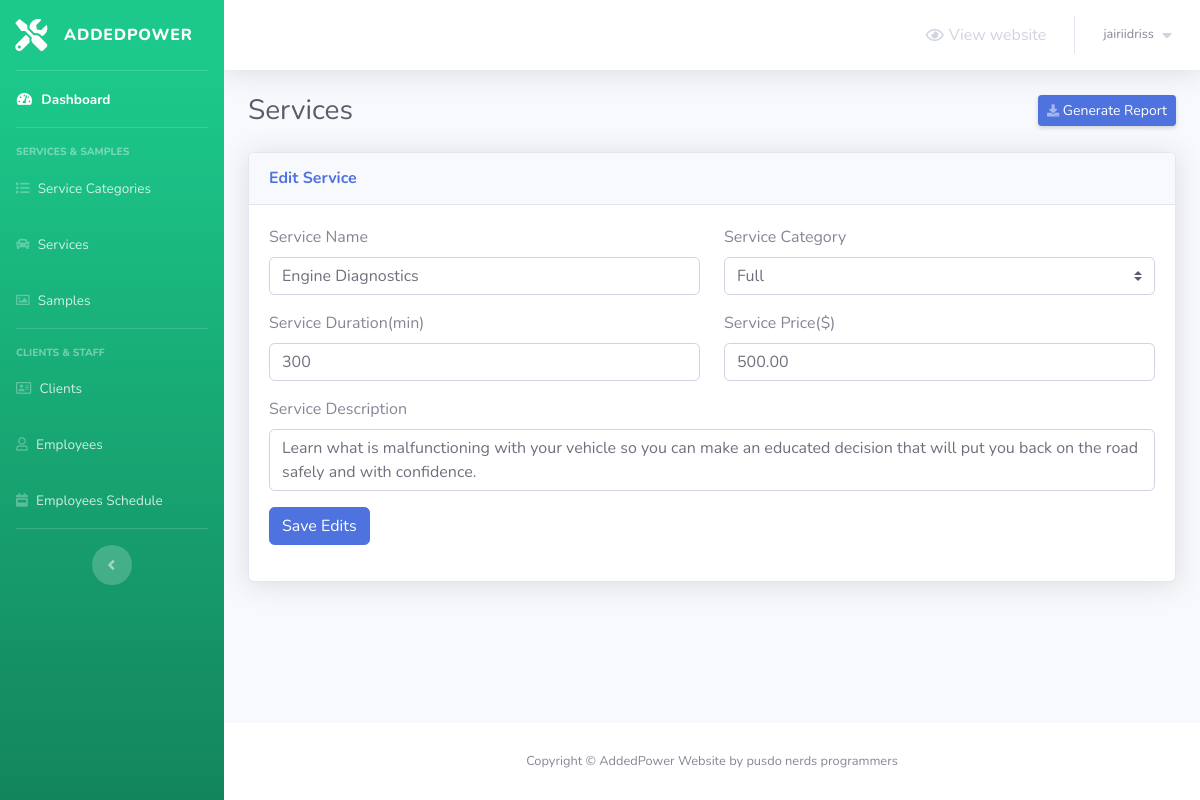
The page /admin/services.php?do=Edit&service_id=1 (signed in) on the database its author committed.
### tables this page shows
CREATE TABLE `services` (
  `service_id` int(5) NOT NULL,
  `service_name` varchar(50) NOT NULL,
  `service_description` varchar(255) NOT NULL,
  `service_price` decimal(6,2) NOT NULL,
  `service_duration` int(5) NOT NULL,
  `category_id` int(2) NOT NULL
);

### admin/services.php (the view, shortened to what this page needs)
<?php
    include 'connect.php';
    include 'Includes/templates/header.php';
    if(isset($_SESSION['adminUsername']) && isset($_SESSION['adminPwd']))
    {
?>
        <div class="container-fluid">
            <div class="d-sm-flex align-items-center justify-content-between mb-4">
                <h1 class="h3 mb-0 text-gray-800">Services</h1>
                <a href="#" class="d-none d-sm-inline-block btn btn-sm btn-primary shadow-sm">
                    <i class="fas fa-download fa-sm text-white-50"></i>
                    Generate Report
                </a>
            </div>
            <?php
                $do = '';
                if(isset($_GET['do']) && in_array($_GET['do'], array('Add','Edit')))
                {
                    $do = htmlspecialchars($_GET['do']);
                }
                else
                {
                    $do = 'Manage';
                }
                if($do == 'Manage')
                {
                    $stmt = $con->prepare("SELECT * FROM services s, service_categories sc where s.category_id = sc.category_id");
                    $stmt->execute();
                    $rows_services = $stmt->fetchAll();
                ?>
                    <div class="card shadow mb-4">
                        <div class="card-header py-3">
                            <h6 class="m-0 font-weight-bold text-primary">Services</h6>
                        </div>
                        <div class="card-body">
                            <a href="services.php?do=Add" class="btn btn-success btn-sm" style="margin-bottom: 10px;">
                                <i class="fa fa-plus"></i>
                                Add Service
                            </a>
                            <table class="table table-bordered">
                                <thead>
                                    <tr>
                                        <th scope="col">Service Name</th>
                                        <th scope="col">Service Category</th>
                                        <th scope="col">Description</th>
                                        <th scope="col">Price</th>
                                        <th scope="col">Duration</th>
                                        <th scope="col">Manage</th>
                                    </tr>
                                </thead>
                                <tbody>
                                    <?php
                                        foreach($rows_services as $service)
                                        {
                                            echo "<tr>";
                                                echo "<td>";
                                                    echo $service['service_name'];
                                                echo "</td>";
                                                echo "<td>";
                                                    echo $service['category_name'];
                                                echo "</td>";
                                                echo "<td style = 'width:30%'>";
                                                    echo $service['service_description'];
                                                echo "</td>";
                                                echo "<td>";
                                                    echo $service['service_price'];
                                                echo "</td>";
                                                echo "<td>";
                                                    echo $service['service_duration'];
                                                echo "</td>";
                                                echo "<td>";
                                                    $delete_data = "delete_".$service["service_id"];
                                                    ?>
                                                        <ul class="list-inline m-0">
                                                            <li class="list-inline-item" data-toggle="tooltip" title="Edit">
                                                                <button class="btn btn-success btn-sm rounded-0">
                                                                    <a href="services.php?do=Edit&service_id=<?php echo $service['service_id']; ?>" style="color: white;">
                                                                        <i class="fa fa-edit"></i>
                                                                    </a>
                                                                </button>
                                                            </li>
                                                            <li class="list-inline-item" data-toggle="tooltip" title="Delete">
                                                                <button class="btn btn-danger btn-sm rounded-0" type="button" data-toggle="modal" data-target="#<?php echo $delete_data; ?>" data-placement="top"><i class="fa fa-trash"></i></button>
                                                                <div class="modal fade" id="<?php echo $delete_data; ?>" tabindex="-1" role="dialog" aria-labelledby="<?php echo $delete_data; ?>" aria-hidden="true">
                                                                    <div class="modal-dialog" role="document">
                                                                        <div class="modal-content">
                                                                            <div class="modal-header">
                                                                                <h5 class="modal-title" id="exampleModalLabel">Delete Service</h5>
                                                                                <button type="button" class="close" data-dismiss="modal" aria-label="Close">
                                                                                    <span aria-hidden="true">&times;</span>
                                                                                </button>
                                                                            </div>
                                                                            <div class="modal-body">
                                                                                Are you sure you want to delete this Service "<?php echo $service['service_name']; ?>"?
                                                                            </div>
                                                                            <div class="modal-footer">
                                                                                <button type="button" class="btn btn-secondary" data-dismiss="modal">Cancel</button>
                                                                                <button type="button" data-id = "<?php echo $service['service_id']; ?>" class="btn btn-danger delete_service_bttn">Delete</button>
                                                                            </div>
                                                                        </div>
                                                                    </div>
                                                                </div>
                                                            </li>
                                                        </ul>
                                                    <?php
                                                echo "</td>";
                                            echo "</tr>";
                                        }
                                    ?>
                                </tbody>
                            </table>
                        </div>
                    </div>
                    <?php
                }
                elseif($do == "Edit")
                {
                    $service_id = (isset($_GET['service_id']) && is_numeric($_GET['service_id']))?intval($_GET['service_id']):0;
                    if($service_id)
                    {
                        $stmt = $con->prepare("Select * from services where service_id = ?");
                        $stmt->execute(array($service_id));
                        $service = $stmt->fetch();
                        $count = $stmt->rowCount();
                        if($count > 0)
                        {
                            ?>
                            <div class="card shadow mb-4">
                                <div class="card-header py-3">
                                    <h6 class="m-0 font-weight-bold text-primary">Edit Service</h6>
                                </div>
                                <div class="card-body">
                                    <form method="POST" action="services.php?do=Edit&service_id=<?php echo $service_id; ?>">
                                        <div class="row">
                                            <div class="col-md-6">
                                                <div class="form-group">
                                                    <label for="service_name">Service Name</label>
                                                    <input type="text" class="form-control" value="<?php echo $service['service_name'] ?>" placeholder="Service Name" name="service_name">
                                                </div>
                                            </div>
                                            <div class="col-md-6">
                                                <?php
                                                    $stmt = $con->prepare("SELECT * FROM service_categories");
                                                    $stmt->execute();
                                                    $rows_categories = $stmt->fetchAll();
                                                ?>
                                                <div class="form-group">
                                                    <label for="service_category">Service Category</label>
                                                    <select class="custom-select" name="service_category">
                                                        <?php
                                                            foreach($rows_categories as $category)
                                                            {
                                                                if($category['category_id'] == $service['category_id'])
                                                                {
                                                                    echo "<option value = '".$category['category_id']."' selected>";
                                                                        echo $category['category_name'];
                                                                    echo "</option>";
                                                                }
                                                                else
                                                                {
                                                                    echo "<option value = '".$category['category_id']."'>";
                                                                        echo $category['category_name'];
                                                                    echo "</option>";
                                                                }
                                                            }
                                                        ?>
                                                    </select>
                                                </div>
                                            </div>
                                        </div>
                                        <div class="row">
                                            <div class="col-md-6">
                                                <div class="form-group">
                                                    <label for="service_duration">Service Duration(min)</label>
                                                    <input type="text" class="form-control" value="<?php echo $service['service_duration'] ?>" placeholder="Service Duration" name="service_duration">
                                                </div>
                                            </div>
                                            <div class="col-md-6">
                                                <div class="form-group">
                                                    <label for="service_price">Service Price($)</label>
                                                    <input type="text" class="form-control" value="<?php echo $service['service_price'] ?>" placeholder="Service Price" name="service_price">
                                                </div>
                                            </div>
                                        </div>
                                        <div class="row">
                                            <div class="col-md-12">
                                                <div class="form-group">
                                                    <label for="service_description">Service Description</label>
                                                    <textarea class="form-control" name="service_description" style="resize: none;"><?php echo $service['service_description']; ?></textarea>
                                                </div>
                                            </div>
                                        </div>
                                        <button type="submit" name="edit_service_sbmt" class="btn btn-primary">Save Edits</button>
                                    </form>
                                </div>
                            </div>
                            <?php
                        }
                        else
                        {
                            header('Location: services.php');
                            exit();
                        }
                    }
                    else
                    {
                        header('Location: services.php');
                        exit();
                    }
                }
            ?>
        </div>
<?php
        include 'Includes/templates/footer.php';
    }
    else
    {
        header('Location: login.php');
        exit();
    }
?>

### rows shown on the page
services: service_name "Engine Diagnostics", service_duration "300", service_price "500.00", service_description "Learn what is malfunctioning with your vehicle so you can make an educated decision that will put you back on the road safely and with confidence."

### other values the page prints
$_SESSION['adminUsername'] "jairiidriss"
form field service_category "Full"
